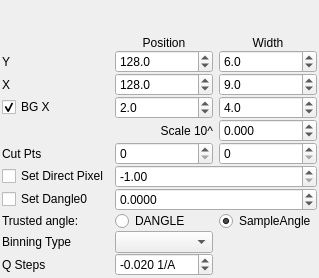
          <widget class="QWidget" name="reflectivity_extraction_per_run">
           <property name="geometry">
            <rect>
             <x>0</x>
             <y>0</y>
             <width>319</width>
             <height>278</height>
            </rect>
           </property>
           <attribute name="label">
            <string>Reflectivity Extraction (Per Run)</string>
           </attribute>
           <layout class="QGridLayout" name="gridLayout_15">
            <property name="leftMargin">
             <number>2</number>
            </property>
            <property name="topMargin">
             <number>2</number>
            </property>
            <property name="rightMargin">
             <number>2</number>
            </property>
            <property name="bottomMargin">
             <number>2</number>
            </property>
            <property name="verticalSpacing">
             <number>0</number>
            </property>
            <item row="0" column="2">
             <widget class="QLabel" name="position_column_label">
              <property name="minimumSize">
               <size>
                <width>0</width>
                <height>18</height>
               </size>
              </property>
              <property name="text">
               <string>Position</string>
              </property>
              <property name="alignment">
               <set>Qt::AlignBottom|Qt::AlignHCenter</set>
              </property>
             </widget>
            </item>
            <item row="0" column="3">
             <widget class="QLabel" name="width_column_label">
              <property name="minimumSize">
               <size>
                <width>0</width>
                <height>18</height>
               </size>
              </property>
              <property name="text">
               <string>Width</string>
              </property>
              <property name="alignment">
               <set>Qt::AlignBottom|Qt::AlignHCenter</set>
              </property>
             </widget>
            </item>
            <item row="1" column="1">
             <widget class="QLabel" name="refYPos_label">
              <property name="toolTip">
               <string>Y Pixel Window</string>
              </property>
              <property name="styleSheet">
               <string notr="true">text-align: right;</string>
              </property>
              <property name="text">
               <string>Y</string>
              </property>
             </widget>
            </item>
            <item row="1" column="2">
             <widget class="QDoubleSpinBox" name="refYPos">
              <property name="toolTip">
               <string>Center of region used for extraction</string>
              </property>
              <property name="decimals">
               <number>1</number>
              </property>
              <property name="maximum">
               <double>400.000000000000000</double>
              </property>
              <property name="value">
               <double>128.000000000000000</double>
              </property>
             </widget>
            </item>
            <item row="1" column="3">
             <widget class="QDoubleSpinBox" name="refYWidth">
              <property name="toolTip">
               <string>Width of region used for extraction</string>
              </property>
              <property name="decimals">
               <number>1</number>
              </property>
              <property name="minimum">
               <double>1.000000000000000</double>
              </property>
              <property name="maximum">
               <double>400.000000000000000</double>
              </property>
              <property name="value">
               <double>6.000000000000000</double>
              </property>
             </widget>
            </item>
            <item row="2" column="1">
             <widget class="QLabel" name="refXPos_label">
              <property name="toolTip">
               <string>X Pixel Window</string>
              </property>
              <property name="styleSheet">
               <string notr="true">text-align: right;</string>
              </property>
              <property name="text">
               <string>X</string>
              </property>
             </widget>
            </item>
            <item row="2" column="2">
             <widget class="QDoubleSpinBox" name="refXPos">
              <property name="toolTip">
               <string>Center of region used for extraction</string>
              </property>
              <property name="decimals">
               <number>1</number>
              </property>
              <property name="maximum">
               <double>400.000000000000000</double>
              </property>
              <property name="value">
               <double>128.000000000000000</double>
              </property>
             </widget>
            </item>
            <item row="2" column="3">
             <widget class="QDoubleSpinBox" name="refXWidth">
              <property name="toolTip">
               <string>Width of region used for extraction</string>
              </property>
              <property name="decimals">
               <number>1</number>
              </property>
              <property name="minimum">
               <double>1.000000000000000</double>
              </property>
              <property name="maximum">
               <double>304.000000000000000</double>
              </property>
              <property name="value">
               <double>9.000000000000000</double>
              </property>
             </widget>
            </item>
            <item row="3" column="1">
             <widget class="QCheckBox" name="bgActive">
              <property name="styleSheet">
               <string notr="true">text-align: right;</string>
              </property>
              <property name="text">
               <string>BG X</string>
              </property>
              <property name="checked">
               <bool>true</bool>
              </property>
             </widget>
            </item>
            <item row="3" column="2">
             <widget class="QDoubleSpinBox" name="bgCenter">
              <property name="toolTip">
               <string>Center of region used for extraction</string>
              </property>
              <property name="decimals">
               <number>1</number>
              </property>
              <property name="maximum">
               <double>400.000000000000000</double>
              </property>
              <property name="value">
               <double>2.000000000000000</double>
              </property>
             </widget>
            </item>
            <item row="3" column="3">
             <widget class="QDoubleSpinBox" name="bgWidth">
              <property name="toolTip">
               <string>Width of region used for extraction</string>
              </property>
              <property name="decimals">
               <number>1</number>
              </property>
              <property name="maximum">
               <double>400.000000000000000</double>
              </property>
              <property name="value">
               <double>4.000000000000000</double>
              </property>
             </widget>
            </item>
            <item row="4" column="2">
             <widget class="QLabel" name="refScale_label">
              <property name="toolTip">
               <string>Scaling factor for the reflectivity in powers of 10</string>
              </property>
              <property name="text">
               <string>Scale 10^</string>
              </property>
              <property name="alignment">
               <set>Qt::AlignRight|Qt::AlignTrailing|Qt::AlignVCenter</set>
              </property>
             </widget>
            </item>
            <item row="4" column="3">
             <widget class="QDoubleSpinBox" name="refScale">
              <property name="toolTip">
               <string>Scaling factor for the reflectivity in powers of 10</string>
              </property>
              <property name="decimals">
               <number>3</number>
              </property>
              <property name="minimum">
               <double>-20.000000000000000</double>
              </property>
              <property name="maximum">
               <double>20.000000000000000</double>
              </property>
              <property name="singleStep">
               <double>0.020000000000000</double>
              </property>
              <property name="value">
               <double>0.000000000000000</double>
              </property>
             </widget>
            </item>
            <item row="5" column="1">
             <widget class="QLabel" name="cut_points_label">
              <property name="styleSheet">
               <string notr="true">text-align: right;</string>
              </property>
              <property name="text">
               <string>Cut Pts</string>
              </property>
             </widget>
            </item>
            <item row="5" column="2">
             <widget class="QSpinBox" name="rangeStart">
              <property name="toolTip">
               <string>&lt;html&gt;&lt;head/&gt;&lt;body&gt;&lt;p&gt;Remove points from the extracted intensity on the low Q side. &lt;/p&gt;&lt;p&gt;Uses the full ToF range available in the file, so it is possible it does not have any effect for lower values.&lt;/p&gt;&lt;/body&gt;&lt;/html&gt;</string>
              </property>
              <property name="maximum">
               <number>200</number>
              </property>
             </widget>
            </item>
            <item row="5" column="3">
             <widget class="QSpinBox" name="rangeEnd">
              <property name="toolTip">
               <string>&lt;html&gt;&lt;head/&gt;&lt;body&gt;&lt;p&gt;Remove points from the extracted intensity on the high Q side. &lt;/p&gt;&lt;p&gt;Uses the full ToF range available in the file, so it is possible it does not have any effect for lower values.&lt;/p&gt;&lt;/body&gt;&lt;/html&gt;</string>
              </property>
              <property name="maximum">
               <number>200</number>
              </property>
              <property name="value">
               <number>0</number>
              </property>
             </widget>
            </item>
            <item row="6" column="1">
             <widget class="QCheckBox" name="set_dirpix_checkbox">
              <property name="text">
               <string>Set Direct Pixel</string>
              </property>
             </widget>
            </item>
            <item row="6" column="2" colspan="2">
             <widget class="QDoubleSpinBox" name="directPixelOverwrite">
              <property name="sizePolicy">
               <sizepolicy hsizetype="Preferred" vsizetype="Fixed">
                <horstretch>0</horstretch>
                <verstretch>0</verstretch>
               </sizepolicy>
              </property>
              <property name="toolTip">
               <string>&lt;html&gt;&lt;head/&gt;&lt;body&gt;&lt;p&gt;Overwrite the direct pixel value, read from the file.&lt;/p&gt;&lt;p&gt;Usefull if the wrong values have been written during the measurement.&lt;/p&gt;&lt;/body&gt;&lt;/html&gt;</string>
              </property>
              <property name="decimals">
               <number>2</number>
              </property>
              <property name="minimum">
               <double>-1.000000000000000</double>
              </property>
              <property name="maximum">
               <double>304.000000000000000</double>
              </property>
              <property name="singleStep">
               <double>1.000000000000000</double>
              </property>
              <property name="value">
               <double>-1.000000000000000</double>
              </property>
             </widget>
            </item>
            <item row="8" column="1">
             <widget class="QCheckBox" name="set_dangle0_checkbox">
              <property name="text">
               <string>Set Dangle0</string>
              </property>
             </widget>
            </item>
            <item row="8" column="2" colspan="2">
             <widget class="QDoubleSpinBox" name="dangle0Overwrite">
              <property name="sizePolicy">
               <sizepolicy hsizetype="Preferred" vsizetype="Fixed">
                <horstretch>0</horstretch>
                <verstretch>0</verstretch>
               </sizepolicy>
              </property>
              <property name="decimals">
               <number>4</number>
              </property>
              <property name="minimum">
               <double>-1.000000000000000</double>
              </property>
              <property name="maximum">
               <double>360.000000000000000</double>
              </property>
             </widget>
            </item>
            <item row="9" column="1">
             <widget class="QLabel" name="trusted_angle_label">
              <property name="minimumSize">
               <size>
                <width>82</width>
                <height>0</height>
               </size>
              </property>
              <property name="text">
               <string>Trusted angle:</string>
              </property>
             </widget>
            </item>
            <item row="9" column="2">
             <widget class="QRadioButton" name="trustDANGLE">
              <property name="minimumSize">
               <size>
                <width>76</width>
                <height>0</height>
               </size>
              </property>
              <property name="text">
               <string>DANGLE</string>
              </property>
              <property name="checked">
               <bool>false</bool>
              </property>
             </widget>
            </item>
            <item row="9" column="3">
             <widget class="QRadioButton" name="trustSANGLE">
              <property name="minimumSize">
               <size>
                <width>76</width>
                <height>0</height>
               </size>
              </property>
              <property name="text">
               <string>SampleAngle</string>
              </property>
              <property name="checked">
               <bool>true</bool>
              </property>
             </widget>
            </item>
            <item row="11" column="1">
             <widget class="QLabel" name="q_binning_type_selector_label_run">
              <property name="toolTip">
               <string>Step size in Q for reflectometry reduction. Enter a negative number to get a log scale.</string>
              </property>
              <property name="text">
               <string>Binning Type</string>
              </property>
             </widget>
            </item>
            <item row="11" column="2">
             <widget class="BinningTypeSelection" name="q_binning_type_selector_run"/>
            </item>
            <item row="12" column="1">
             <widget class="QLabel" name="q_rebin_label_run">
              <property name="toolTip">
               <string>Step size in Q for reflectometry reduction. Enter a negative number to get a log scale.</string>
              </property>
              <property name="text">
               <string>Q Steps</string>
              </property>
             </widget>
            </item>
            <item row="12" column="2">
             <widget class="QDoubleSpinBox" name="q_rebin_spinbox_run">
              <property name="toolTip">
               <string>Step size in Q for reflectometry reduction. Enter a negative number to get a log scale.</string>
              </property>
              <property name="suffix">
               <string> 1/A</string>
              </property>
              <property name="decimals">
               <number>3</number>
              </property>
              <property name="minimum">
               <double>-0.100000000000000</double>
              </property>
              <property name="maximum">
               <double>0.100000000000000</double>
              </property>
              <property name="singleStep">
               <double>0.001000000000000</double>
              </property>
              <property name="value">
               <double>-0.020000000000000</double>
              </property>
             </widget>
            </item>
           </layout>
           <zorder>q_binning_type_selector_label_run</zorder>
           <zorder>refYPos</zorder>
           <zorder>refYPos_label</zorder>
           <zorder>width_column_label</zorder>
           <zorder>rangeEnd</zorder>
           <zorder>refXPos</zorder>
           <zorder>bgWidth</zorder>
           <zorder>bgCenter</zorder>
           <zorder>refXPos_label</zorder>
           <zorder>refScale</zorder>
           <zorder>rangeStart</zorder>
           <zorder>refXWidth</zorder>
           <zorder>refYWidth</zorder>
           <zorder>cut_points_label</zorder>
           <zorder>position_column_label</zorder>
           <zorder>refScale_label</zorder>
           <zorder>bgActive</zorder>
           <zorder>trustSANGLE</zorder>
           <zorder>trustDANGLE</zorder>
           <zorder>trusted_angle_label</zorder>
           <zorder>directPixelOverwrite</zorder>
           <zorder>set_dirpix_checkbox</zorder>
           <zorder>set_dangle0_checkbox</zorder>
           <zorder>dangle0Overwrite</zorder>
           <zorder>q_binning_type_selector_run</zorder>
           <zorder>q_rebin_label_run</zorder>
           <zorder>q_rebin_spinbox_run</zorder>
          </widget>
